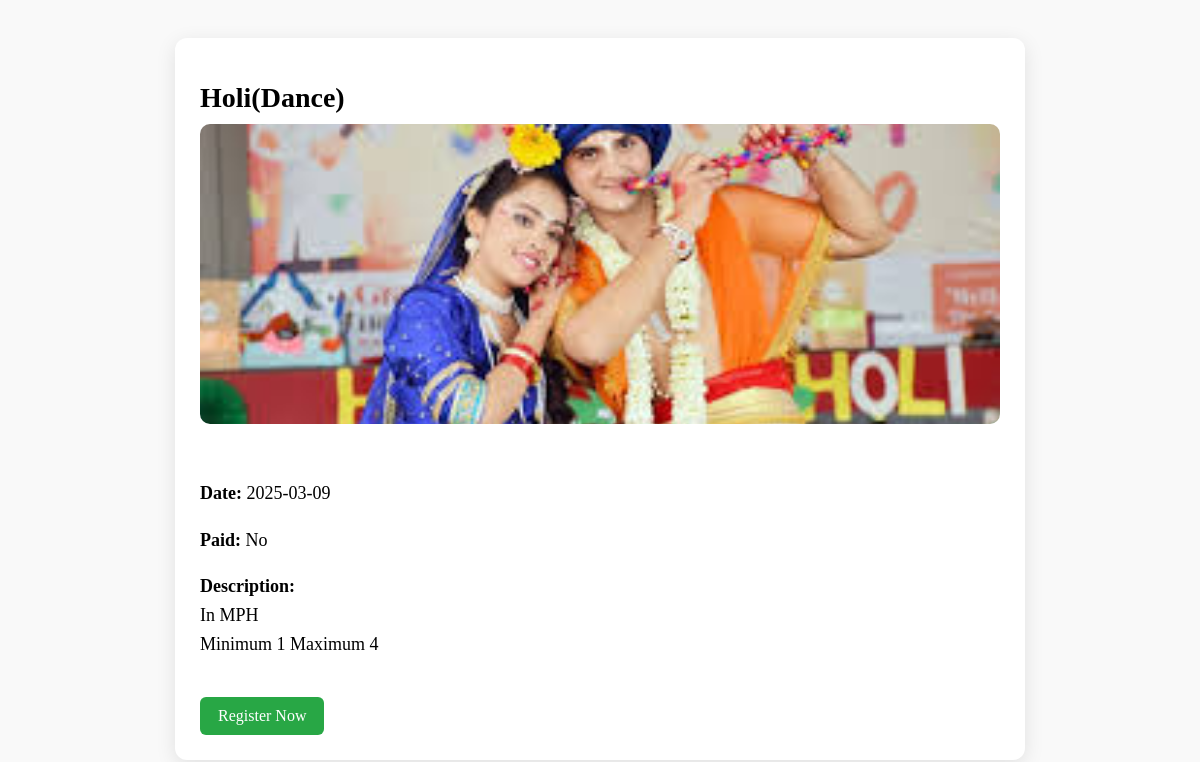
Screenshot of /view_cultural_event.php?event_id=10 with the database file from the repository.
### tables this page shows
CREATE TABLE `cultural_events` (
  `id` int(11) NOT NULL,
  `title` varchar(255) NOT NULL,
  `category` varchar(100) NOT NULL,
  `event_date` date NOT NULL,
  `image_path` varchar(255) NOT NULL,
  `event_name` varchar(100) DEFAULT NULL,
  `event_type` varchar(50) DEFAULT NULL,
  `is_paid` tinyint(1) DEFAULT 0,
  `amount` int(11) DEFAULT 0,
  `description` text DEFAULT NULL
);

### view_cultural_event.php (the view, shortened to what this page needs)
<?php
$event_id = intval($_GET['event_id']);
$host = "localhost";
$user = "root";
$pass = "";
$db = "cems";
$conn = new mysqli($host, $user, $pass, $db);
$stmt = $conn->prepare("SELECT * FROM cultural_events WHERE id = ?");
$stmt->bind_param("i", $event_id);
$stmt->execute();
$result = $stmt->get_result();
$event = $result->fetch_assoc();
?>
<!DOCTYPE html>
<html>
<head>
</head>
<body>
    <div class="event-container">
        <h1><?= htmlspecialchars($event['event_name']) ?></h1>
        <img src="<?= htmlspecialchars($event['image_path']) ?>" alt="Event Image"><br><br>
         <p><strong>Date:</strong> <?php echo htmlspecialchars($event['event_date']); ?></p>
    <p><strong>Paid:</strong> <?php echo $event['is_paid'] ? 'Yes' : 'No'; ?></p>
    <p><strong>Description:</strong><br><?php echo nl2br(htmlspecialchars($event['description'])); ?></p>
        <a class="btn" href="register_event.php?event_id=<?= $event['id'] ?>&type=Cultural">Register Now</a>
    </div>
</body>
</html>

### view_cultural_event.php (style rules this page uses)
body { font-family: 'Times New Roman', serif; padding: 30px; background: #f9f9f9; }
.event-container { max-width: 800px; margin: auto; background: white; padding: 25px; border-radius: 12px; box-shadow: 0 5px 20px rgba(0,0,0,0.1); }
.event-container img { width: 100%; height: 300px; object-fit: cover; border-radius: 10px; margin-bottom: 15px; }
h1 { font-size: 28px; margin-bottom: 10px; }
p { font-size: 18px; line-height: 1.6; }
.btn { display: inline-block; margin-top: 20px; background: #28a745; color: white; text-decoration: none; padding: 10px 18px; border-radius: 6px; }

### rows the page displays
cultural_events: event_name "Holi(Dance)", image_path (picture), event_date "2025-03-09", description "In MPH Minimum 1 Maximum 4"
